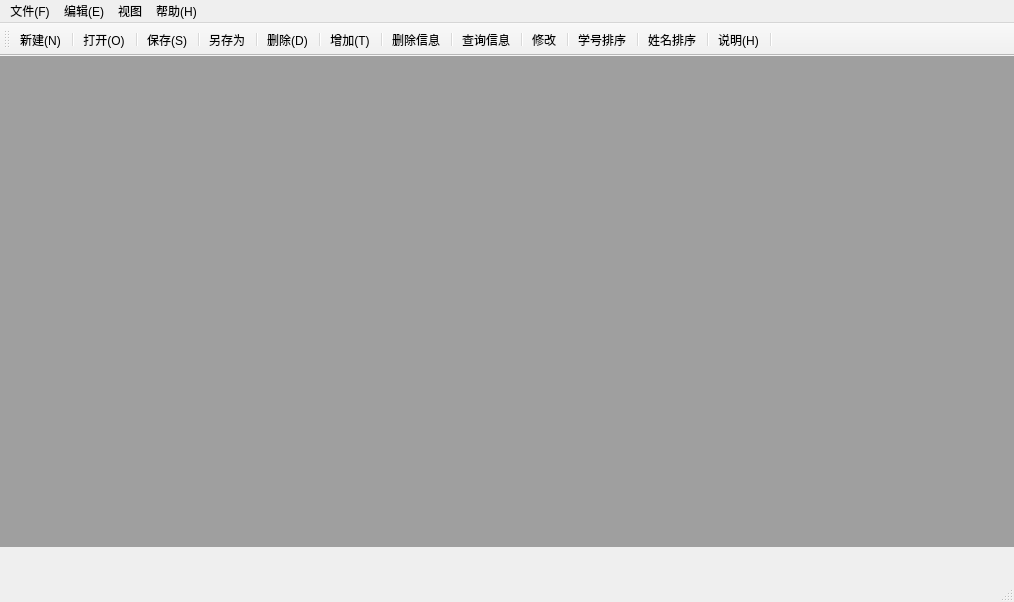
<?xml version="1.0" encoding="UTF-8"?>
<ui version="4.0">
 <class>MainWindow</class>
 <widget class="QMainWindow" name="MainWindow">
  <property name="geometry">
   <rect>
    <x>0</x>
    <y>0</y>
    <width>1014</width>
    <height>602</height>
   </rect>
  </property>
  <property name="windowTitle">
   <string>MainWindow</string>
  </property>
  <widget class="QWidget" name="centralWidget">
   <widget class="QMdiArea" name="mdiArea">
    <property name="geometry">
     <rect>
      <x>0</x>
      <y>0</y>
      <width>1021</width>
      <height>491</height>
     </rect>
    </property>
   </widget>
  </widget>
  <widget class="QMenuBar" name="menuBar">
   <property name="geometry">
    <rect>
     <x>0</x>
     <y>0</y>
     <width>1014</width>
     <height>26</height>
    </rect>
   </property>
   <widget class="QMenu" name="menu_F">
    <property name="title">
     <string>文件(F)</string>
    </property>
    <addaction name="actionnew_file"/>
    <addaction name="separator"/>
    <addaction name="actiond"/>
    <addaction name="separator"/>
    <addaction name="actiond_2"/>
    <addaction name="separator"/>
    <addaction name="actiond_3"/>
    <addaction name="separator"/>
    <addaction name="actiond_4"/>
    <addaction name="separator"/>
   </widget>
   <widget class="QMenu" name="menu_E">
    <property name="title">
     <string>编辑(E)</string>
    </property>
    <widget class="QMenu" name="menu_S">
     <property name="title">
      <string>排序(S)</string>
     </property>
     <addaction name="actionstunum"/>
     <addaction name="actionstuname"/>
    </widget>
    <addaction name="actionadd"/>
    <addaction name="separator"/>
    <addaction name="actiondelete"/>
    <addaction name="separator"/>
    <addaction name="menu_S"/>
    <addaction name="separator"/>
   </widget>
   <widget class="QMenu" name="menu_H">
    <property name="title">
     <string>帮助(H)</string>
    </property>
    <addaction name="actionhelp"/>
    <addaction name="separator"/>
   </widget>
   <widget class="QMenu" name="menu">
    <property name="title">
     <string>视图</string>
    </property>
    <addaction name="actions"/>
    <addaction name="separator"/>
    <addaction name="actions2"/>
    <addaction name="separator"/>
    <addaction name="actionhide"/>
   </widget>
   <addaction name="menu_F"/>
   <addaction name="menu_E"/>
   <addaction name="menu"/>
   <addaction name="menu_H"/>
  </widget>
  <widget class="QToolBar" name="mainToolBar">
   <property name="orientation">
    <enum>Qt::Horizontal</enum>
   </property>
   <property name="toolButtonStyle">
    <enum>Qt::ToolButtonTextUnderIcon</enum>
   </property>
   <attribute name="toolBarArea">
    <enum>TopToolBarArea</enum>
   </attribute>
   <attribute name="toolBarBreak">
    <bool>false</bool>
   </attribute>
   <addaction name="actionnew_file"/>
   <addaction name="separator"/>
   <addaction name="actiond"/>
   <addaction name="separator"/>
   <addaction name="actiond_2"/>
   <addaction name="separator"/>
   <addaction name="actiond_3"/>
   <addaction name="separator"/>
   <addaction name="actiond_4"/>
   <addaction name="separator"/>
   <addaction name="actionadd"/>
   <addaction name="separator"/>
   <addaction name="actiondelete"/>
   <addaction name="separator"/>
   <addaction name="actionsearch"/>
   <addaction name="separator"/>
   <addaction name="actionmodify"/>
   <addaction name="separator"/>
   <addaction name="actionstunum"/>
   <addaction name="separator"/>
   <addaction name="actionstuname"/>
   <addaction name="separator"/>
   <addaction name="actionhelp"/>
   <addaction name="separator"/>
  </widget>
  <widget class="QStatusBar" name="statusBar"/>
  <action name="actionnew_file">
   <property name="icon">
    <iconset resource="sc.qrc">
     <normaloff>:/icon/sucai/新建文件.png</normaloff>:/icon/sucai/新建文件.png</iconset>
   </property>
   <property name="text">
    <string>新建(N)</string>
   </property>
   <property name="shortcut">
    <string>Ctrl+N</string>
   </property>
  </action>
  <action name="actiond">
   <property name="icon">
    <iconset resource="sc.qrc">
     <normaloff>:/icon/sucai/打开文件.png</normaloff>:/icon/sucai/打开文件.png</iconset>
   </property>
   <property name="text">
    <string>打开(O)</string>
   </property>
   <property name="shortcut">
    <string>Ctrl+O</string>
   </property>
  </action>
  <action name="actiond_2">
   <property name="icon">
    <iconset resource="sc.qrc">
     <normaloff>:/icon/sucai/保存.png</normaloff>:/icon/sucai/保存.png</iconset>
   </property>
   <property name="text">
    <string>保存(S)</string>
   </property>
   <property name="shortcut">
    <string>Ctrl+S</string>
   </property>
  </action>
  <action name="actiond_3">
   <property name="icon">
    <iconset resource="sc.qrc">
     <normaloff>:/icon/sucai/保存.png</normaloff>:/icon/sucai/保存.png</iconset>
   </property>
   <property name="text">
    <string>另存为</string>
   </property>
  </action>
  <action name="actiond_4">
   <property name="icon">
    <iconset resource="sc.qrc">
     <normaloff>:/icon/sucai/删除表格.png</normaloff>:/icon/sucai/删除表格.png</iconset>
   </property>
   <property name="text">
    <string>删除(D)</string>
   </property>
   <property name="shortcut">
    <string>Ctrl+D</string>
   </property>
  </action>
  <action name="actionadd">
   <property name="icon">
    <iconset resource="sc.qrc">
     <normaloff>:/icon/sucai/增加学生信息.png</normaloff>:/icon/sucai/增加学生信息.png</iconset>
   </property>
   <property name="text">
    <string>增加(T)</string>
   </property>
   <property name="shortcut">
    <string>Ctrl+T</string>
   </property>
  </action>
  <action name="actionsearch">
   <property name="icon">
    <iconset resource="sc.qrc">
     <normaloff>:/icon/sucai/标记.png</normaloff>:/icon/sucai/标记.png</iconset>
   </property>
   <property name="text">
    <string>查询信息</string>
   </property>
  </action>
  <action name="actiondelete">
   <property name="icon">
    <iconset resource="sc.qrc">
     <normaloff>:/icon/sucai/删除表格.png</normaloff>:/icon/sucai/删除表格.png</iconset>
   </property>
   <property name="text">
    <string>删除信息</string>
   </property>
  </action>
  <action name="actionhelp">
   <property name="icon">
    <iconset resource="sc.qrc">
     <normaloff>:/icon/sucai/点赞.png</normaloff>:/icon/sucai/点赞.png</iconset>
   </property>
   <property name="text">
    <string>说明(H)</string>
   </property>
   <property name="shortcut">
    <string>Ctrl+H</string>
   </property>
  </action>
  <action name="actionmodify">
   <property name="icon">
    <iconset resource="sc.qrc">
     <normaloff>:/icon/sucai/ico_保洁管理_保洁登记（新）.png</normaloff>:/icon/sucai/ico_保洁管理_保洁登记（新）.png</iconset>
   </property>
   <property name="text">
    <string>修改</string>
   </property>
  </action>
  <action name="actionstunum">
   <property name="icon">
    <iconset resource="sc.qrc">
     <normaloff>:/icon/sucai/箭头.png</normaloff>:/icon/sucai/箭头.png</iconset>
   </property>
   <property name="text">
    <string>学号排序</string>
   </property>
  </action>
  <action name="actionstuname">
   <property name="icon">
    <iconset resource="sc.qrc">
     <normaloff>:/icon/sucai/箭头_上下切换.png</normaloff>:/icon/sucai/箭头_上下切换.png</iconset>
   </property>
   <property name="text">
    <string>姓名排序</string>
   </property>
  </action>
  <action name="actions">
   <property name="checkable">
    <bool>false</bool>
   </property>
   <property name="checked">
    <bool>false</bool>
   </property>
   <property name="text">
    <string>层叠</string>
   </property>
  </action>
  <action name="actions2">
   <property name="text">
    <string>平铺</string>
   </property>
  </action>
  <action name="actionhide">
   <property name="checkable">
    <bool>true</bool>
   </property>
   <property name="checked">
    <bool>true</bool>
   </property>
   <property name="text">
    <string>任务栏</string>
   </property>
  </action>
 </widget>
 <layoutdefault spacing="6" margin="11"/>
 <resources>
  <include location="sc.qrc"/>
 </resources>
 <connections/>
</ui>
